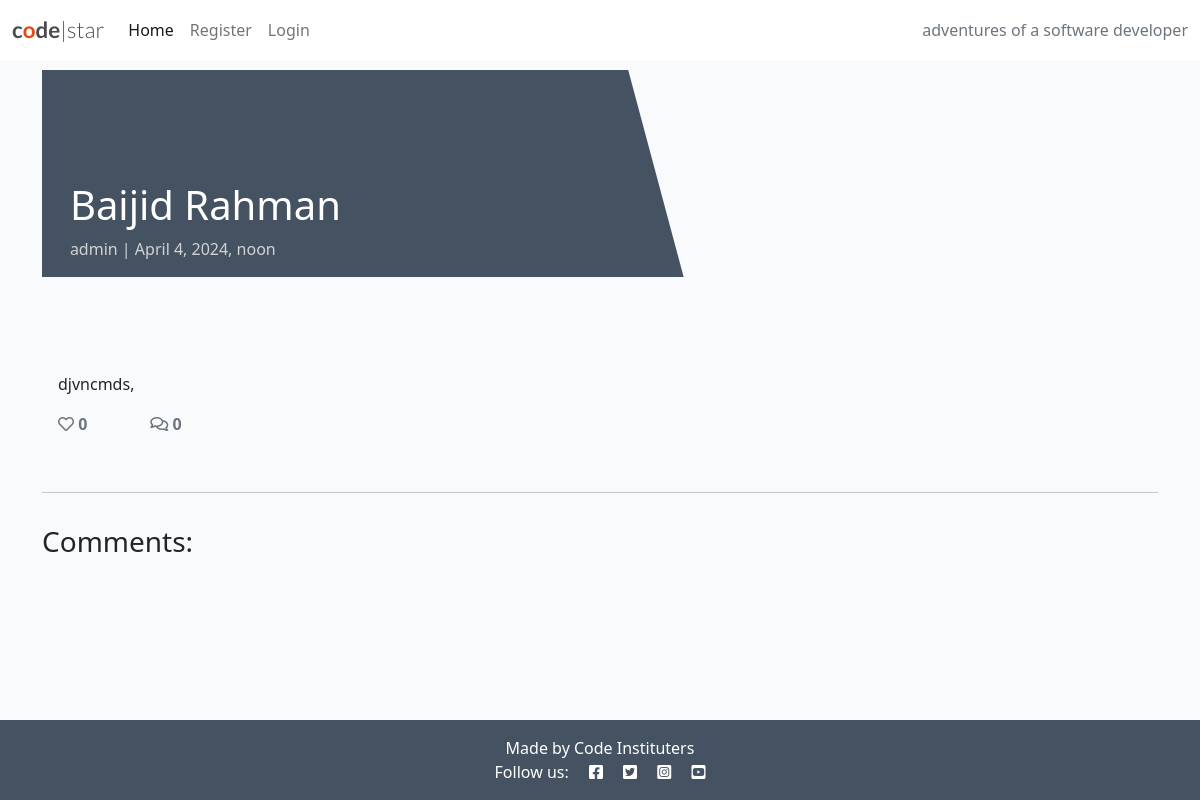
/this-is-fast-blog/, run on the app's committed database.
### blog/models.py (models this page shows, shortened)
class Post(models.Model):
    title = models.CharField(max_length=200, unique=True)
    slug = models.SlugField(max_length=200, unique=True)
    author = models.ForeignKey(
        User, on_delete=models.CASCADE, related_name="blog_posts"
    )
    featured_image = CloudinaryField('image', default='placeholder')
    excerpt = models.TextField(blank=True)
    updated_on = models.DateTimeField(auto_now=True)
    content = models.TextField()
    created_on = models.DateTimeField(auto_now_add=True)
    status = models.IntegerField(choices=STATUS, default=0)
    likes = models.ManyToManyField(
        User, related_name='blogpost_like', blank=True)
    class Meta:
        ordering = ["-created_on"]
    def number_of_likes(self):
        return self.likes.count()

### blog/views.py (the view, shortened to what this page needs)
# urls.py: path('<slug:slug>/', views.PostDetail.as_view(), name='post_detail'),
class PostDetail(View):
    def get(self, request, slug, *args, **kwargs):
        queryset = Post.objects.filter(status=1)
        post = get_object_or_404(queryset, slug=slug)
        comments = post.comments.filter(approved=True).order_by("-created_on")
        liked = False
        if post.likes.filter(id=self.request.user.id).exists():
            liked = True
        return render(
            request,
            "post_detail.html",
            {
                "post": post,
                "comments": comments,
                "commented": False,
                "liked": liked,
                "comment_form": CommentForm()
            },
        )

### templates/post_detail.html (shortened to what this page needs)
{% extends 'base.html' %} {% block content %}
{% load crispy_forms_tags %}
<div class="masthead">
    <div class="container">
        <div class="row g-0">
            <div class="col-md-6 masthead-text">
                <h1 class="post-title">{{ post.title }}</h1>
                <p class="post-subtitle">{{ post.author }} | {{ post.created_on }}</p>
            </div>
            <div class="d-none d-md-block col-md-6 masthead-image">
            </div>
        </div>
    </div>
</div>
<div class="container">
    <div class="row">
        <div class="col card mb-4  mt-3 left  top">
            <div class="card-body">
                <p class="card-text ">
                    {{ post.content | safe }}
                </p>
                <div class="row">
                    <div class="col-1">
                        <strong>
                            {% if user.is_authenticated %}
                            <form class="d-inline" action="{% url 'post_like' post.slug %}" method="POST">
                                {% csrf_token %}
                                {% if liked %}
                                <button type="submit" name="blogpost_id" value="{{post.slug}}" class="btn-like"><i class="fas fa-heart"></i></button>
                                {% else %}
                                <button type="submit" name="blogpost_id" value="{{post.slug}}" class="btn-like"><i class="far fa-heart"></i></button>
                                {% endif %}
                            </form>
                            {% else %}
                            <span class="text-secondary"><i class="far fa-heart"></i></span>
                            {% endif %}
                        <span class="text-secondary">{{ post.number_of_likes }} </span>
                        </strong>
                    </div>
                    <div class="col-1">
                        {% with comments.count as total_comments %}
                        <strong class="text-secondary"><i class="far fa-comments"></i>
                            {{ total_comments }}</strong>
                        {% endwith %}
                    </div>
                </div>
            </div>
        </div>
    </div>
    <div class="row">
        <div class="col">
            <hr>
        </div>
    </div>
    <div class="row">
        <div class="col-md-8 card mb-4  mt-3 ">
            <h3>Comments:</h3>
            <div class="card-body">
            </div>
        </div>
        <div class="col-md-4 card mb-4  mt-3 ">
            <div class="card-body">
            </div>
        </div>
    </div>
</div>
{% endblock content %}

### static/css/style.css (style rules this page uses)
body { background-color: #F9FAFC; }
.main-bg { background-color: #F9FAFC; }
.card { border: none; background-color: transparent; }
.masthead { margin-top: 10px; overflow: hidden; position: relative; display: inline-block; height: 33vh; width: 100%; }
.masthead-text { background-color: #445261; color: white; position: relative; }
.masthead-image { position: relative; overflow: hidden; }
.masthead-image:after { content: ""; position: absolute; top: 0; right: 90%; height: 100%; width: 150%; background: #445261; -webkit-transform: skew(15deg); -moz-transform: skew(15deg); transform: skew(15deg); z-index: 100; }
.post-title { margin-top: 20%; margin-left: 5%; }
.post-subtitle { margin-left: 5%; color: lightgray; }

### data on the page
Post: title "Baijid Rahman", author "admin", created_on "April 4, 2024, noon", content "djvncmds,", number_of_likes "0"

### other printed values
{{ total_comments }} "0"
